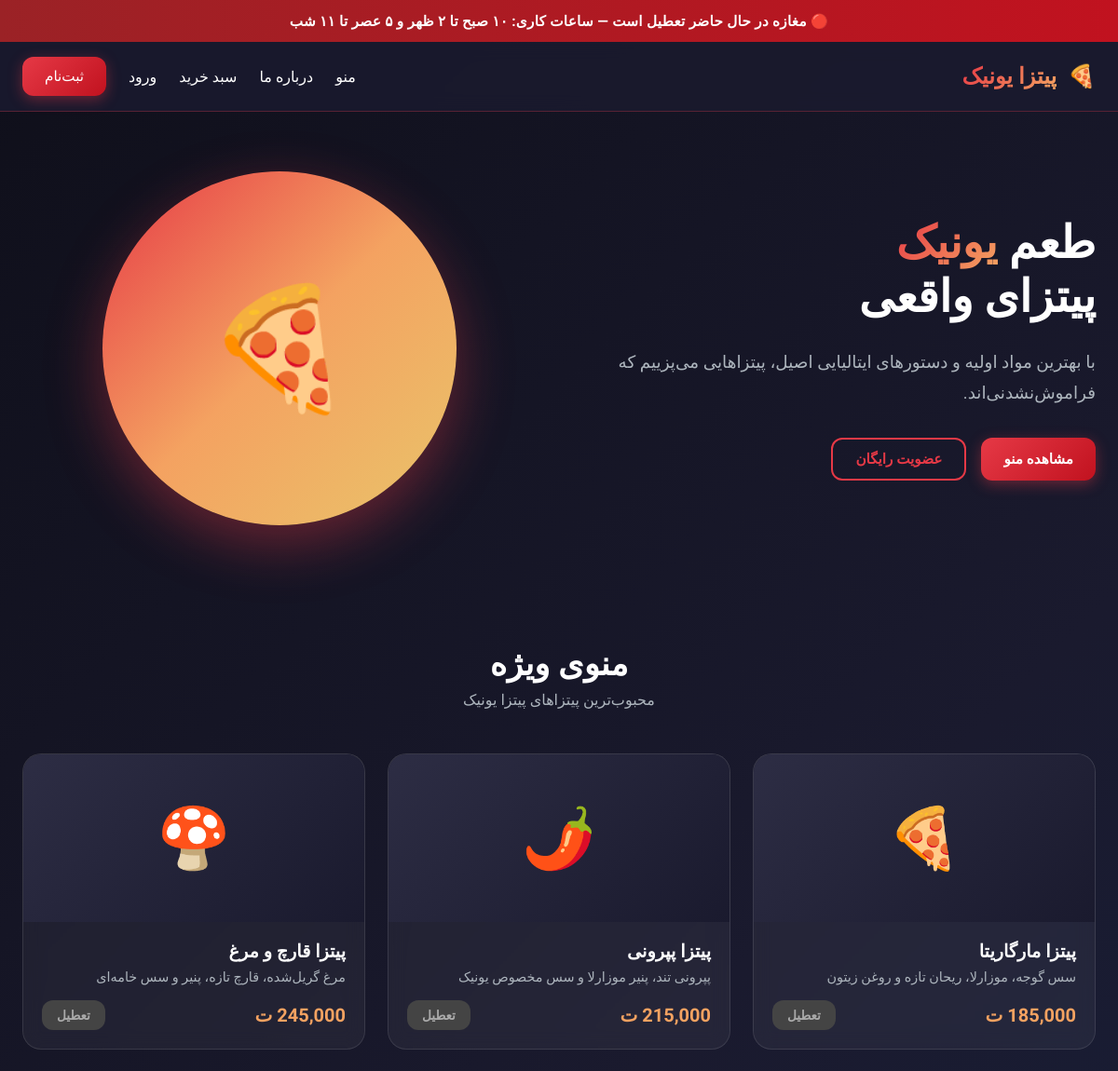
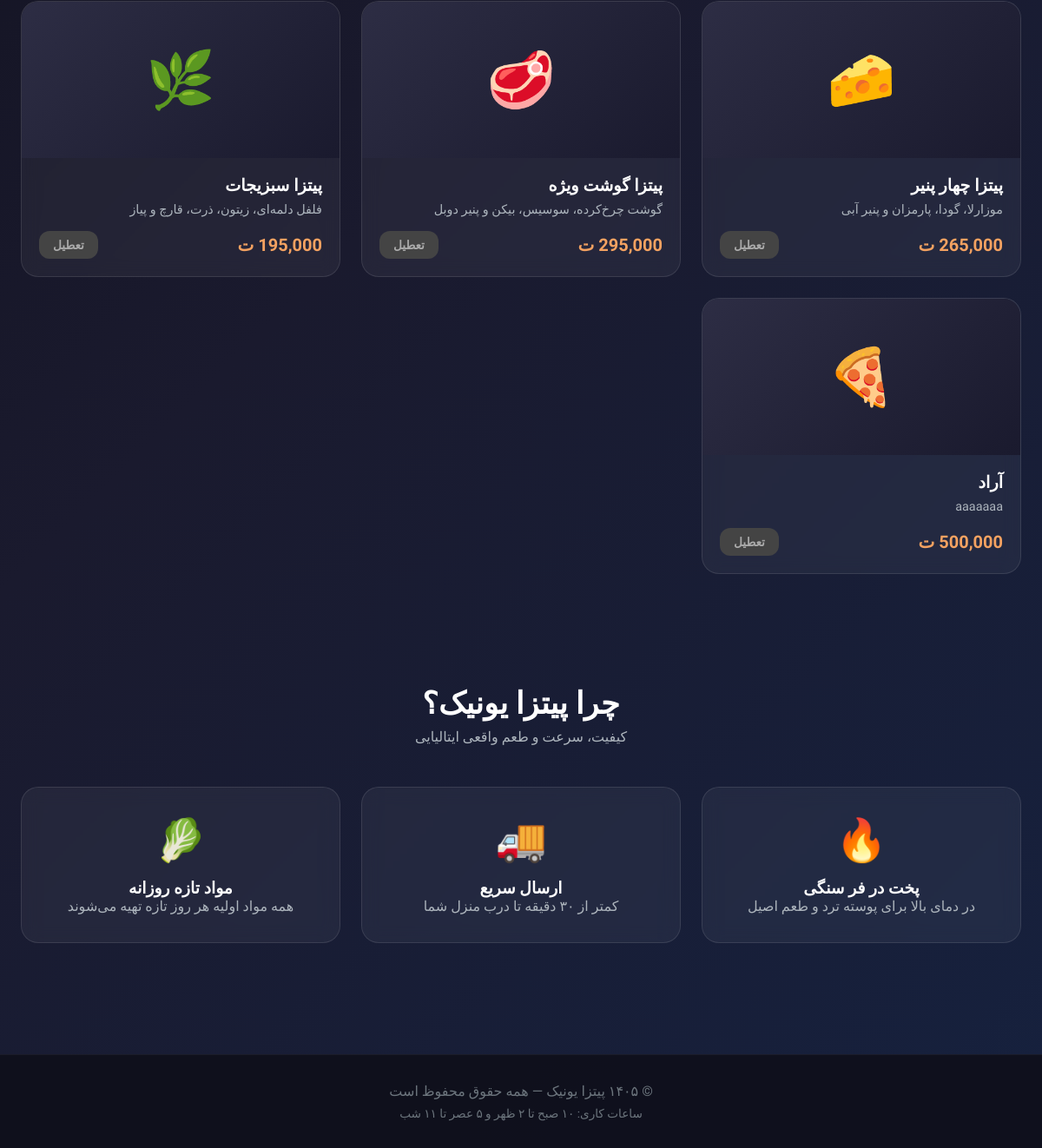
The page / on the database its author committed (2 pictures, top to bottom).
### tables this page shows
CREATE TABLE settings (
        key TEXT PRIMARY KEY,
        value TEXT
    );

CREATE TABLE products (
        id INTEGER PRIMARY KEY AUTOINCREMENT,
        name TEXT NOT NULL,
        description TEXT,
        price INTEGER NOT NULL,
        emoji TEXT DEFAULT '🍕',
        is_active INTEGER DEFAULT 1,
        created_at DATETIME DEFAULT CURRENT_TIMESTAMP
    );

### index.php (the view, shortened to what this page needs)
<?php
require_once 'config.php';
require_once 'db.php';
$user = getCurrentUser($pdo);
$products = getProducts($pdo);
$cartCount = getCartCount();
$shopOpen = isShopOpen($pdo);
$logoHtml = getLogoHtml($pdo);
$shopName = getSetting($pdo, 'shop_name', 'پیتزا یونیک');
?>
<!DOCTYPE html>
<html lang="fa" dir="rtl">
<head>
    <link rel="stylesheet" href="style.css">
</head>
<body>
    <?php renderClosedBanner($pdo); ?>
    <header class="header">
        <nav class="nav">
            <a href="index.php" class="logo">
                <?= $logoHtml ?> <span><?= htmlspecialchars($shopName) ?></span>
            </a>
            <div class="nav-links">
                <a href="#menu">منو</a>
                <a href="#about">درباره ما</a>
                <a href="cart.php">سبد خرید <?php if ($cartCount > 0): ?><span style="background:var(--primary);padding:2px 8px;border-radius:20px;font-size:0.8rem;margin-right:4px;"><?= $cartCount ?></span><?php endif; ?></a>
                <?php if ($user): ?>
                    <a href="dashboard.php">پنل کاربری</a>
                    <a href="logout.php" class="btn btn-outline">خروج</a>
                <?php else: ?>
                    <a href="login.php">ورود</a>
                    <a href="register.php" class="btn btn-primary">ثبت‌نام</a>
                <?php endif; ?>
            </div>
        </nav>
    </header>
    <section class="hero">
        <div class="hero-content">
            <h1>طعم <span>یونیک</span><br>پیتزای واقعی</h1>
            <p>با بهترین مواد اولیه و دستورهای ایتالیایی اصیل، پیتزاهایی می‌پزییم که فراموش‌نشدنی‌اند.</p>
            <div class="hero-buttons">
                <a href="#menu" class="btn btn-primary">مشاهده منو</a>
                <?php if (!$user): ?>
                    <a href="register.php" class="btn btn-outline">عضویت رایگان</a>
                <?php else: ?>
                    <a href="cart.php" class="btn btn-secondary">سبد خرید</a>
                <?php endif; ?>
            </div>
        </div>
        <div class="hero-image">
            <div class="pizza-circle">🍕</div>
        </div>
    </section>
    <section class="section" id="menu">
        <div class="section-title">
            <h2>منوی ویژه</h2>
            <p>محبوب‌ترین پیتزاهای <?= htmlspecialchars($shopName) ?></p>
        </div>
        <div class="menu-grid">
            <?php if (empty($products)): ?>
                <p style="text-align:center;color:#adb5bd;grid-column:1/-1;">محصولی برای نمایش وجود ندارد</p>
            <?php else: ?>
                <?php foreach ($products as $product): ?>
                <div class="menu-card">
                    <div class="menu-card-img"><?= htmlspecialchars($product['emoji'] ?: '🍕') ?></div>
                    <div class="menu-card-body">
                        <h3><?= htmlspecialchars($product['name']) ?></h3>
                        <p><?= htmlspecialchars($product['description'] ?? '') ?></p>
                        <div class="menu-card-footer">
                            <span class="price"><?= number_format($product['price']) ?> ت</span>
                            <?php if ($shopOpen): ?>
                                <form method="POST" action="cart.php" style="display:inline;">
                                    <input type="hidden" name="action" value="add">
                                    <input type="hidden" name="product_id" value="<?= $product['id'] ?>">
                                    <button type="submit" class="btn btn-primary" style="padding: 0.5rem 1rem; font-size: 0.85rem;">افزودن به سبد</button>
                                </form>
                            <?php else: ?>
                                <button class="btn" style="padding:0.5rem 1rem;font-size:0.85rem;background:#444;color:#aaa;cursor:not-allowed;" disabled>تعطیل</button>
                            <?php endif; ?>
                        </div>
                    </div>
                </div>
                <?php endforeach; ?>
            <?php endif; ?>
        </div>
    </section>
    <section class="section" id="about">
        <div class="section-title">
            <h2>چرا <?= htmlspecialchars($shopName) ?>؟</h2>
            <p>کیفیت، سرعت و طعم واقعی ایتالیایی</p>
        </div>
        <div class="menu-grid">
            <div class="menu-card" style="text-align: center; padding: 2rem;">
                <div style="font-size: 3rem; margin-bottom: 1rem;">🔥</div>
                <h3>پخت در فر سنگی</h3>
                <p style="color:#adb5bd;">در دمای بالا برای پوسته ترد و طعم اصیل</p>
            </div>
            <div class="menu-card" style="text-align: center; padding: 2rem;">
                <div style="font-size: 3rem; margin-bottom: 1rem;">🚚</div>
                <h3>ارسال سریع</h3>
                <p style="color:#adb5bd;">کمتر از ۳۰ دقیقه تا درب منزل شما</p>
            </div>
            <div class="menu-card" style="text-align: center; padding: 2rem;">
                <div style="font-size: 3rem; margin-bottom: 1rem;">🥬</div>
                <h3>مواد تازه روزانه</h3>
                <p style="color:#adb5bd;">همه مواد اولیه هر روز تازه تهیه می‌شوند</p>
            </div>
        </div>
    </section>
    <footer class="footer">
        <p>© ۱۴۰۵ <?= htmlspecialchars($shopName) ?> — همه حقوق محفوظ است</p>
        <p style="margin-top: 0.5rem; font-size: 0.85rem;">ساعات کاری: ۱۰ صبح تا ۲ ظهر و ۵ عصر تا ۱۱ شب</p>
    </footer>
</body>
</html>

### config.php (shortened to what this page needs)
<?php
function isLoggedIn() {
    return isset($_SESSION['user_id']);
}
function getCurrentUser($pdo) {
    if (!isLoggedIn()) return null;
    $stmt = $pdo->prepare("SELECT id, name, phone FROM users WHERE id = ?");
    $stmt->execute([$_SESSION['user_id']]);
    $user = $stmt->fetch(PDO::FETCH_ASSOC);
    return $user;
}
function getSetting($pdo, $key, $default = '') {
    $stmt = $pdo->prepare("SELECT value FROM settings WHERE key = ?");
    $stmt->execute([$key]);
    $row = $stmt->fetch(PDO::FETCH_ASSOC);
    return $row ? $row['value'] : $default;
}
function isShopOpen($pdo) {
    $mode = getSetting($pdo, 'shop_mode', 'auto');
    $hour = (int) date('G');
    $minute = (int) date('i');
    $time = $hour * 60 + $minute;
    $morningOpen  = 10 * 60;
    $morningClose = 14 * 60;
    $eveningOpen  = 17 * 60;
    $eveningClose = 23 * 60;
    return ($time >= $morningOpen && $time < $morningClose)
        || ($time >= $eveningOpen && $time < $eveningClose);
}
function getProducts($pdo, $onlyActive = true) {
    $sql = "SELECT * FROM products";
    if ($onlyActive) $sql .= " WHERE is_active = 1";
    $sql .= " ORDER BY id ASC";
    return $pdo->query($sql)->fetchAll(PDO::FETCH_ASSOC);
}
function renderClosedBanner($pdo) {
    $mode = getSetting($pdo, 'shop_mode', 'auto');
    $text = $mode === 'closed'
        ? '🔴 مغازه موقتاً تعطیل است'
        : '🔴 مغازه در حال حاضر تعطیل است — ساعات کاری: ۱۰ صبح تا ۲ ظهر و ۵ عصر تا ۱۱ شب';
    echo '<div style="background:linear-gradient(90deg,#9b2226,#c1121f);color:#fff;text-align:center;padding:0.85rem 1rem;font-weight:600;font-size:0.95rem;letter-spacing:0.3px;">'
        . htmlspecialchars($text) .
        '</div>';
}
function getLogoHtml($pdo, $size = 40) {
    $logo = getSetting($pdo, 'logo', '');
    $name = getSetting($pdo, 'shop_name', 'پیتزا یونیک');
    return '🍕';
}
?>

### style.css (style rules this page uses)
:root { --primary: #e63946; --primary-dark: #c1121f; --secondary: #f4a261; --accent: #e9c46a; --dark: #1a1a2e; --darker: #0f0f1a; --light: #f8f9fa; --gray: #6c757d; }
* { margin: 0; padding: 0; box-sizing: border-box; }
body { font-family: 'Vazirmatn', Tahoma, sans-serif; background: linear-gradient(135deg, #0f0f1a 0%, #1a1a2e 50%, #16213e 100%); color: #fff; min-height: 100vh; direction: rtl; }
a { text-decoration: none; color: inherit; }
.header { background: rgba(26, 26, 46, 0.95); backdrop-filter: blur(10px); border-bottom: 1px solid rgba(230, 57, 70, 0.3); position: sticky; top: 0; z-index: 100; }
.nav { max-width: 1200px; margin: 0 auto; padding: 1rem 1.5rem; display: flex; justify-content: space-between; align-items: center; }
.logo { display: flex; align-items: center; gap: 0.75rem; font-size: 1.5rem; font-weight: 800; color: var(--primary); }
.logo span { background: linear-gradient(135deg, #e63946, #f4a261); -webkit-background-clip: text; -webkit-text-fill-color: transparent; }
.nav-links { display: flex; gap: 1.5rem; align-items: center; }
.nav-links a { font-weight: 500; transition: color 0.3s; position: relative; }
.nav-links a::after { content: ''; position: absolute; bottom: -4px; right: 0; width: 0; height: 2px; background: var(--primary); transition: width 0.3s; }
.btn { display: inline-flex; align-items: center; justify-content: center; gap: 0.5rem; padding: 0.75rem 1.5rem; border-radius: 12px; font-weight: 600; font-size: 0.95rem; border: none; cursor: pointer; transition: all 0.3s ease; font-family: inherit; }
.btn-primary { background: linear-gradient(135deg, #e63946, #c1121f); color: white; box-shadow: 0 4px 15px rgba(230, 57, 70, 0.4); }
.btn-outline { background: transparent; border: 2px solid var(--primary); color: var(--primary); }
.hero { max-width: 1200px; margin: 0 auto; padding: 4rem 1.5rem; display: grid; grid-template-columns: 1fr 1fr; gap: 3rem; align-items: center; }
.hero-content h1 { font-size: 3rem; font-weight: 800; line-height: 1.2; margin-bottom: 1.5rem; }
.hero-content h1 span { background: linear-gradient(135deg, #e63946, #f4a261); -webkit-background-clip: text; -webkit-text-fill-color: transparent; }
.hero-content p { font-size: 1.15rem; color: #adb5bd; margin-bottom: 2rem; line-height: 1.8; }
.hero-buttons { display: flex; gap: 1rem; flex-wrap: wrap; }
.hero-image { position: relative; display: flex; justify-content: center; }
.pizza-circle { width: 380px; height: 380px; border-radius: 50%; background: linear-gradient(135deg, #e63946 0%, #f4a261 50%, #e9c46a 100%); display: flex; align-items: center; justify-content: center; font-size: 8rem; box-shadow: 0 20px 60px rgba(230, 57, 70, 0.4); animation: float 3s ease-in-out infinite; }
.section { max-width: 1200px; margin: 0 auto; padding: 4rem 1.5rem; }
.section-title { text-align: center; margin-bottom: 3rem; }
.section-title h2 { font-size: 2.2rem; font-weight: 700; margin-bottom: 0.5rem; }
.section-title p { color: #adb5bd; }
.menu-grid { display: grid; grid-template-columns: repeat(auto-fill, minmax(280px, 1fr)); gap: 1.5rem; }
.menu-card { background: rgba(255, 255, 255, 0.05); border: 1px solid rgba(255, 255, 255, 0.1); border-radius: 20px; overflow: hidden; transition: all 0.3s ease; backdrop-filter: blur(10px); }
.menu-card-img { height: 180px; background: linear-gradient(135deg, #2d2d44, #1a1a2e); display: flex; align-items: center; justify-content: center; font-size: 4rem; }
.menu-card-body { padding: 1.25rem; }
.menu-card-body h3 { font-size: 1.2rem; margin-bottom: 0.5rem; }
.menu-card-body p { color: #adb5bd; font-size: 0.9rem; margin-bottom: 1rem; }
.menu-card-footer { display: flex; justify-content: space-between; align-items: center; }
.price { font-size: 1.25rem; font-weight: 700; color: var(--secondary); }
.footer { background: rgba(15, 15, 26, 0.9); border-top: 1px solid rgba(255, 255, 255, 0.05); padding: 2rem 1.5rem; text-align: center; color: #6c757d; margin-top: 4rem; }

### rows shown on the page
settings: value "🔴 مغازه در حال حاضر تعطیل است — ساعات کاری: ۱۰ صبح تا ۲ ظهر و ۵ عصر تا ۱۱ شب"
settings: value "پیتزا یونیک"
products: emoji "🍕", name "پیتزا مارگاریتا", description "سس گوجه، موزارلا، ریحان تازه و روغن زیتون"
products: emoji "🌶️", name "پیتزا پپرونی", description "پپرونی تند، پنیر موزارلا و سس مخصوص یونیک"
products: emoji "🍄", name "پیتزا قارچ و مرغ", description "مرغ گریل‌شده، قارچ تازه، پنیر و سس خامه‌ای"
products: emoji "🧀", name "پیتزا چهار پنیر", description "موزارلا، گودا، پارمزان و پنیر آبی"
products: emoji "🥩", name "پیتزا گوشت ویژه", description "گوشت چرخ‌کرده، سوسیس، بیکن و پنیر دوبل"
products: emoji "🌿", name "پیتزا سبزیجات", description "فلفل دلمه‌ای، زیتون، ذرت، قارچ و پیاز"
products: emoji "🍕", name "آراد", description "aaaaaaa"

### other values the page prints
$logoHtml "🍕"
